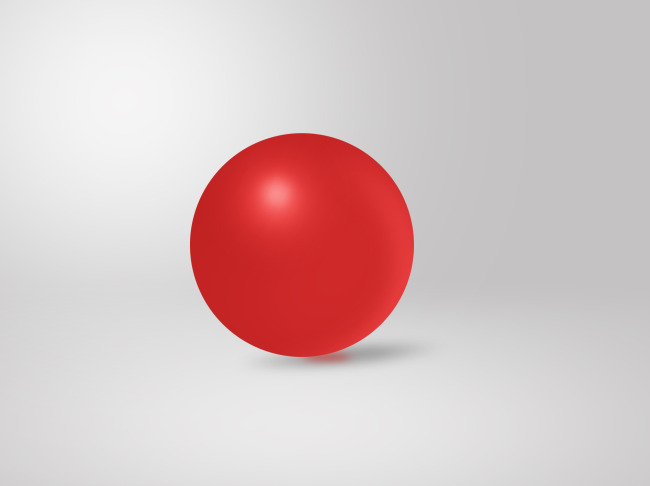
#> input picture find_color/code/red.jpg, 650 x 486 px, given in place of test3.png, which was not available
$ python find_yellow.py
#> lines starting #> are read from the running program, lines starting #| are printed output that depends on the picture; after the words box and inside, x2 and y2 are one past the last pixel; in counts of white or black regions, pixels touching at a corner belong together; pictures that were not available may be replaced by others from this repository, and a replacement may not be noted
# encoding：utf-8
# 黄色检测
import numpy as np
import argparse
import cv2
import sys

a=3
# image = cv2.imread('/home/sl/Pictures/test.png')
image = cv2.imread('../../nao_pic/test%d.png' %a)
#> image is the input picture: shape (486, 650, 3); mean B, G, R 194.7, 194.4, 215.5

# color = [([0, 70, 70], [100, 255, 255])]  # 黄色范围~这个是我自己试验的范围，可根据实际情况自行调整~注意：数值按[b,g,r]排布
color = [([0, 70, 100], [255, 255, 255])]
# 如果color中定义了几种颜色区间，都可以分割出来
for (lower, upper) in color:
    # 创建NumPy数组
    lower = np.array(lower, dtype="uint8")  # 颜色下限
    upper = np.array(upper, dtype="uint8")  # 颜色上限
    # print(upper)
    # sys.exit()
    # 根据阈值找到对应颜色
    mask = cv2.inRange(image, lower, upper)
    output = cv2.bitwise_and(image, image, mask=mask)

    # 展示图片
    cv2.imshow("images", np.hstack([image, output]))
    cv2.waitKey(0)
#> this loop made 1 pass
#> pass 1, `mask = cv2.inRange(image, lower, upper)`:
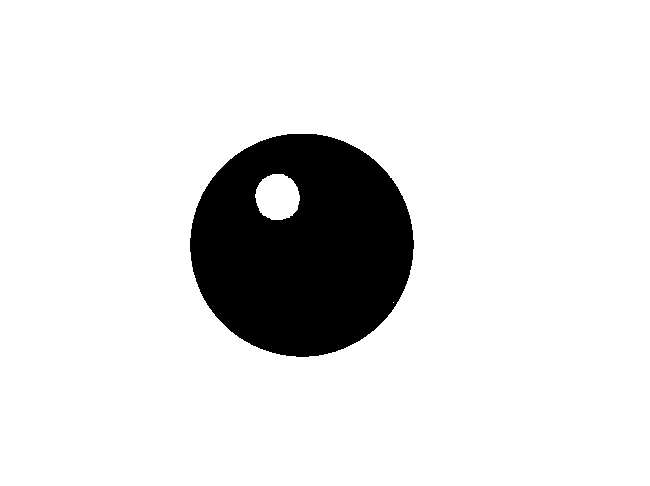
#> mask: shape (486, 650); 88.1% white; 1 black region, box (x1, y1, x2, y2) and area: (190, 134, 414, 357) 37476
#> pass 1, `output = cv2.bitwise_and(image, image, mask=mask)`:
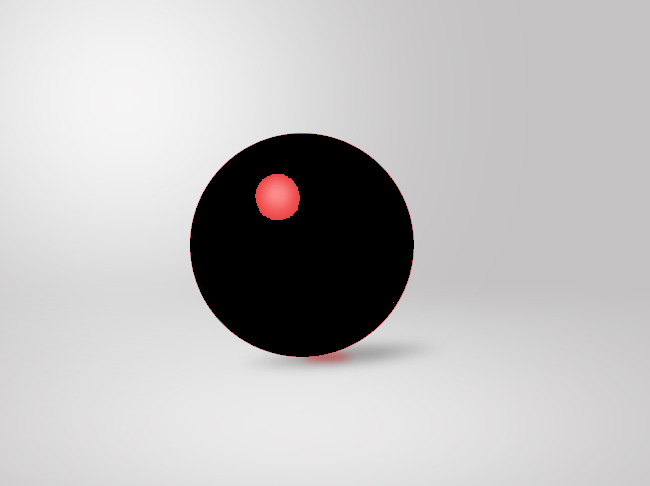
#> output: shape (486, 650, 3); mean B, G, R 189.6, 189.3, 191
#> pass 1, `cv2.imshow("images", np.hstack([image, output]))`:
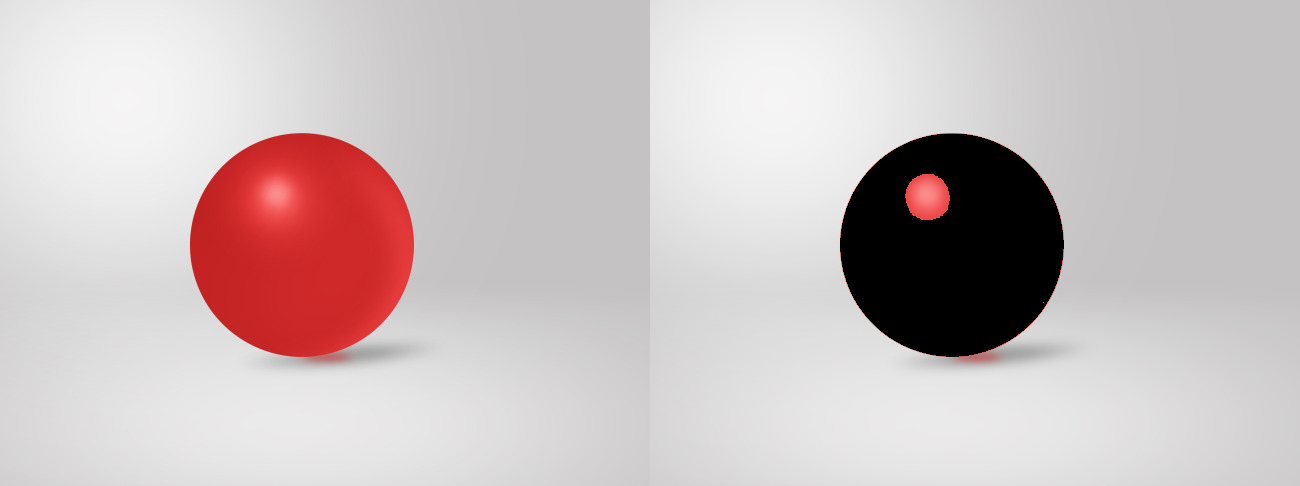
#> window 'images': shape (486, 1300, 3); mean B, G, R 192.2, 191.8, 203.2
